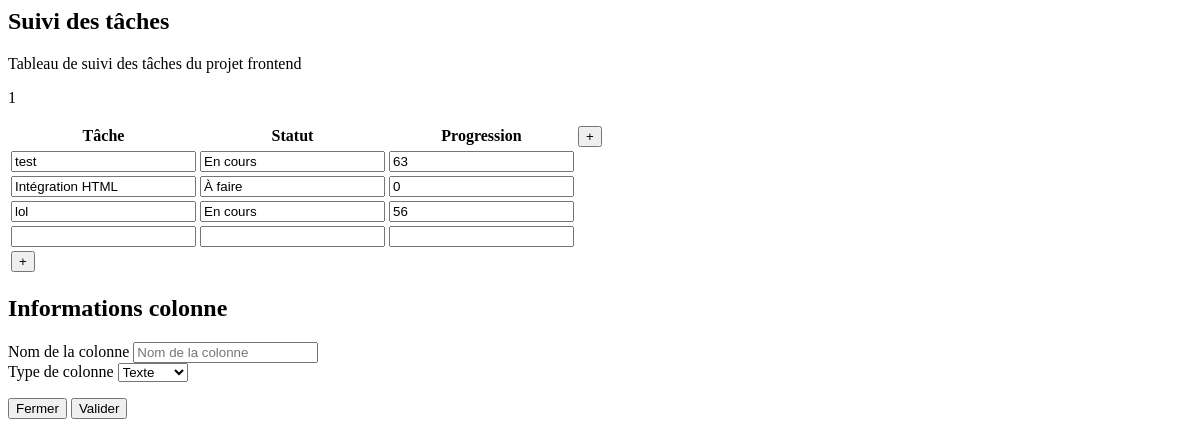
Before: /dynamictable/table/1/ with the older database file.
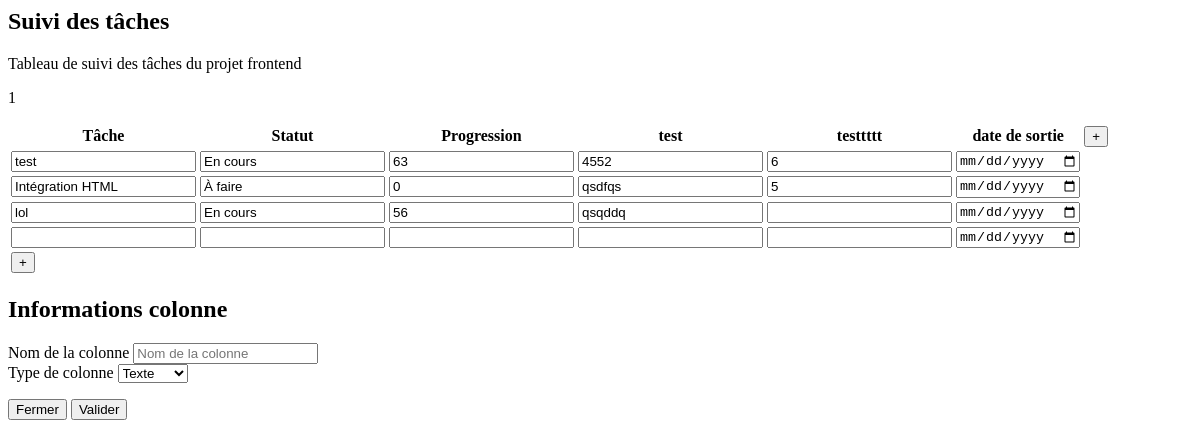
After: the same page with the newer database file.
### dynamictable/models.py (models this page shows, shortened)
class DynamicTable(models.Model):
    TAB_ID = models.AutoField(primary_key=True)
    TAB_NAME = models.CharField(max_length=100)
    TAB_DESCRIPTION = models.TextField()
    SUP_ID = models.ForeignKey(Support, on_delete=models.CASCADE)

class Column(models.Model):
    COL_ID = models.AutoField(primary_key=True)
    COL_NAME = models.CharField(max_length=100)
    COL_ORDER = models.IntegerField()
    TAB_ID = models.ForeignKey(DynamicTable, on_delete=models.CASCADE)
    TYD_ID = models.ForeignKey(TypeData, on_delete=models.CASCADE)

class Cell(models.Model):
    CEL_ID = models.AutoField(primary_key=True)
    CEL_VALUE = models.TextField()
    COL_ID = models.ForeignKey(Column, on_delete=models.CASCADE)
    ROW_ID = models.ForeignKey(Row, on_delete=models.CASCADE)

### dynamictable/views.py (the view)
# urls.py: path('table/<int:table_id>/', views.get_dynamic_table_html, name='dynamictable'),
def get_dynamic_table_html(request, table_id):
    context = load_dynamic_table_context(table_id)
    return render(request, 'dynamictable/table.html', context)

### dynamictable/templates/dynamictable/table.html (shortened to what this page needs)
<div id="dynamic-content">
    <h2>{{ name }}</h2>
    <p>{{ description }}</p>
    <p>{{ table_id }}</p>
    {% include "dynamictable/dynamic_table_body.html" %}
</div>
<div class="uk-modal p-6" id="my-id-{{ table_id }}" uk-modal>
    <div class="uk-modal-body uk-modal-dialog">
        <h2 class="uk-modal-title">Informations colonne</h2>
        <form id="add-column-form"
              hx-post="{% url 'dynamictable:add_column' table_id %}"
              hx-target="#table"
              hx-swap="outerHTML"
              hx-on="htmx:afterRequest: handleFormSuccess(event)">
            <div class="uk-margin">
                <label class="uk-form-label" for="form-stacked-text">Nom de la colonne</label>
                <input id="column-name" class="uk-input" type="text" name="name" placeholder="Nom de la colonne" required>
            </div>
            <div class="uk-margin">
                <label class="uk-form-label" for="form-stacked-select">Type de colonne</label>
                <select id="column-type" class="uk-select" name="type" required onchange="handleColumnTypeChange()">
                    <option value="Texte">Texte</option>
                </select>
            </div>
            <div class="uk-margin">
                <p class="uk-text-right">
                    <button class="uk-modal-close uk-button uk-button-default" type="button">Fermer</button>
                    <button class="uk-button uk-button-primary" type="submit">Valider</button>
                </p>
            </div>
        </form>
    </div>
</div>

### dynamictable/templates/dynamictable/dynamic_table_body.html (shortened to what this page needs)
<table class="table" id="table" data-table-id="{{ table_id }}">
    <thead>
        <tr id="table-header">
            {% for col in columns %}
                <th class="movable" data-column-id="{{ col.id }}">{{ col.name }}</th>
            {% endfor %}
            <th>
                <button uk-toggle="target: #my-id-{{ table_id }}" class="bg-blue-500 text-white p-2">+</button>
            </th>
        </tr>
    </thead>
    <tbody id="table-body">
        {% for row in rows %}
            <tr data-row-id="{{ row.row_id }}">
                {% for cell in row.cells %}
                    <td>
                        {% if cell.type == 'tag' %}
                        <div class="relative">
                            <select
                                id="tag-select-{{ cell.cel_id }}"
                                style="background-color: {{ cell.tag_color }}; color: white;"
                                onchange="updateTagColor(this, {{ cell.cel_id }})"
                                class="border p-2 rounded">
                                {% if not cell.value %}
                                    <option disabled value="" selected style="background-color: #f5f5f5; color: black;">
                                        Sélectionner
                                    </option>
                                {% endif %}
                                {% for tag_option in cell.tag_options %}
                                    <option
                                        value="{{ tag_option.value }}"
                                        style="background-color: {{ tag_option.color }}; color: white;"
                                        {% if cell.value == tag_option.value %}selected{% endif %}>
                                        {{ tag_option.value }}
                                    </option>
                                {% endfor %}
                            </select>
                        </div>
                        {% elif cell.type == 'date' %}
                            <input  type="date"
                                    name="new_value"
                                    value="{{ cell.value }}"
                                    hx-post="{% url 'dynamictable:update_cell' cell.cel_id %}"
                                    hx-trigger="change"
                                    class="border p-1">
                        {% elif cell.type == 'integer' %}
                            <input  type="number"
                                    name="new_value"
                                    value="{{ cell.value }}"
                                    hx-post="{% url 'dynamictable:update_cell' cell.cel_id %}"
                                    hx-trigger="change"
                                    class="border p-1">
                        {% else %}
                            <input  type="text"
                                    name="new_value"
                                    value="{{ cell.value }}"
                                    hx-post="{% url 'dynamictable:update_cell' cell.cel_id %}"
                                    hx-trigger="change"
                                    class="border p-1">
                        {% endif %}
                    </td>
                {% endfor %}
            </tr>
        {% endfor %}
        <tr class="no-sort">
            <td>
                <button hx-get="{% url 'dynamictable:add_row' table_id %}" hx-target="#table" class="bg-blue-500 text-white p-2">+</button>
            </td>
        </tr>
    </tbody>
</table>

Changed rows visible on the page:
added Column: name "test"
added Column: name "testtttt"
added Column: name "date de sortie"
added Cell: new_value "4552"
added Cell: new_value "qsdfqs"
added Cell: new_value "qsqddq"
Other visible differences:
new list line: "6 "
new list line: "5 "
